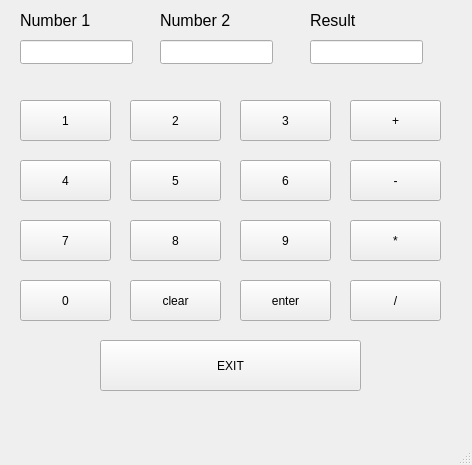
<?xml version="1.0" encoding="UTF-8"?>
<ui version="4.0">
 <class>MainWindow</class>
 <widget class="QMainWindow" name="MainWindow">
  <property name="geometry">
   <rect>
    <x>0</x>
    <y>0</y>
    <width>472</width>
    <height>465</height>
   </rect>
  </property>
  <property name="windowTitle">
   <string>MainWindow</string>
  </property>
  <widget class="QWidget" name="centralwidget">
   <widget class="QLabel" name="label">
    <property name="geometry">
     <rect>
      <x>20</x>
      <y>10</y>
      <width>71</width>
      <height>21</height>
     </rect>
    </property>
    <property name="font">
     <font>
      <pointsize>12</pointsize>
     </font>
    </property>
    <property name="text">
     <string>Number 1</string>
    </property>
   </widget>
   <widget class="QLabel" name="label_2">
    <property name="geometry">
     <rect>
      <x>160</x>
      <y>10</y>
      <width>71</width>
      <height>21</height>
     </rect>
    </property>
    <property name="font">
     <font>
      <pointsize>12</pointsize>
     </font>
    </property>
    <property name="text">
     <string>Number 2</string>
    </property>
   </widget>
   <widget class="QLabel" name="label_3">
    <property name="geometry">
     <rect>
      <x>310</x>
      <y>10</y>
      <width>71</width>
      <height>21</height>
     </rect>
    </property>
    <property name="font">
     <font>
      <pointsize>12</pointsize>
     </font>
    </property>
    <property name="text">
     <string>Result</string>
    </property>
   </widget>
   <widget class="QLineEdit" name="num1">
    <property name="geometry">
     <rect>
      <x>20</x>
      <y>40</y>
      <width>113</width>
      <height>24</height>
     </rect>
    </property>
   </widget>
   <widget class="QLineEdit" name="num2">
    <property name="geometry">
     <rect>
      <x>160</x>
      <y>40</y>
      <width>113</width>
      <height>24</height>
     </rect>
    </property>
   </widget>
   <widget class="QLineEdit" name="result">
    <property name="geometry">
     <rect>
      <x>310</x>
      <y>40</y>
      <width>113</width>
      <height>24</height>
     </rect>
    </property>
   </widget>
   <widget class="QPushButton" name="N1">
    <property name="geometry">
     <rect>
      <x>20</x>
      <y>100</y>
      <width>91</width>
      <height>41</height>
     </rect>
    </property>
    <property name="text">
     <string>1</string>
    </property>
   </widget>
   <widget class="QPushButton" name="N4">
    <property name="geometry">
     <rect>
      <x>20</x>
      <y>160</y>
      <width>91</width>
      <height>41</height>
     </rect>
    </property>
    <property name="text">
     <string>4</string>
    </property>
   </widget>
   <widget class="QPushButton" name="N7">
    <property name="geometry">
     <rect>
      <x>20</x>
      <y>220</y>
      <width>91</width>
      <height>41</height>
     </rect>
    </property>
    <property name="text">
     <string>7</string>
    </property>
   </widget>
   <widget class="QPushButton" name="N0">
    <property name="geometry">
     <rect>
      <x>20</x>
      <y>280</y>
      <width>91</width>
      <height>41</height>
     </rect>
    </property>
    <property name="text">
     <string>0</string>
    </property>
   </widget>
   <widget class="QPushButton" name="N2">
    <property name="geometry">
     <rect>
      <x>130</x>
      <y>100</y>
      <width>91</width>
      <height>41</height>
     </rect>
    </property>
    <property name="text">
     <string>2</string>
    </property>
   </widget>
   <widget class="QPushButton" name="N5">
    <property name="geometry">
     <rect>
      <x>130</x>
      <y>160</y>
      <width>91</width>
      <height>41</height>
     </rect>
    </property>
    <property name="text">
     <string>5</string>
    </property>
   </widget>
   <widget class="QPushButton" name="N8">
    <property name="geometry">
     <rect>
      <x>130</x>
      <y>220</y>
      <width>91</width>
      <height>41</height>
     </rect>
    </property>
    <property name="text">
     <string>8</string>
    </property>
   </widget>
   <widget class="QPushButton" name="clear">
    <property name="geometry">
     <rect>
      <x>130</x>
      <y>280</y>
      <width>91</width>
      <height>41</height>
     </rect>
    </property>
    <property name="text">
     <string>clear</string>
    </property>
   </widget>
   <widget class="QPushButton" name="N3">
    <property name="geometry">
     <rect>
      <x>240</x>
      <y>100</y>
      <width>91</width>
      <height>41</height>
     </rect>
    </property>
    <property name="text">
     <string>3</string>
    </property>
   </widget>
   <widget class="QPushButton" name="N6">
    <property name="geometry">
     <rect>
      <x>240</x>
      <y>160</y>
      <width>91</width>
      <height>41</height>
     </rect>
    </property>
    <property name="text">
     <string>6</string>
    </property>
   </widget>
   <widget class="QPushButton" name="N9">
    <property name="geometry">
     <rect>
      <x>240</x>
      <y>220</y>
      <width>91</width>
      <height>41</height>
     </rect>
    </property>
    <property name="text">
     <string>9</string>
    </property>
   </widget>
   <widget class="QPushButton" name="enter">
    <property name="geometry">
     <rect>
      <x>240</x>
      <y>280</y>
      <width>91</width>
      <height>41</height>
     </rect>
    </property>
    <property name="text">
     <string>enter</string>
    </property>
   </widget>
   <widget class="QPushButton" name="add">
    <property name="geometry">
     <rect>
      <x>350</x>
      <y>100</y>
      <width>91</width>
      <height>41</height>
     </rect>
    </property>
    <property name="text">
     <string>+</string>
    </property>
   </widget>
   <widget class="QPushButton" name="sub">
    <property name="geometry">
     <rect>
      <x>350</x>
      <y>160</y>
      <width>91</width>
      <height>41</height>
     </rect>
    </property>
    <property name="text">
     <string>-</string>
    </property>
   </widget>
   <widget class="QPushButton" name="mul">
    <property name="geometry">
     <rect>
      <x>350</x>
      <y>220</y>
      <width>91</width>
      <height>41</height>
     </rect>
    </property>
    <property name="text">
     <string>*</string>
    </property>
   </widget>
   <widget class="QPushButton" name="div">
    <property name="geometry">
     <rect>
      <x>350</x>
      <y>280</y>
      <width>91</width>
      <height>41</height>
     </rect>
    </property>
    <property name="text">
     <string>/</string>
    </property>
   </widget>
   <widget class="QPushButton" name="exit">
    <property name="geometry">
     <rect>
      <x>100</x>
      <y>340</y>
      <width>261</width>
      <height>51</height>
     </rect>
    </property>
    <property name="text">
     <string>EXIT</string>
    </property>
   </widget>
  </widget>
  <widget class="QMenuBar" name="menubar">
   <property name="geometry">
    <rect>
     <x>0</x>
     <y>0</y>
     <width>472</width>
     <height>21</height>
    </rect>
   </property>
  </widget>
  <widget class="QStatusBar" name="statusbar"/>
 </widget>
 <resources/>
 <connections/>
</ui>
